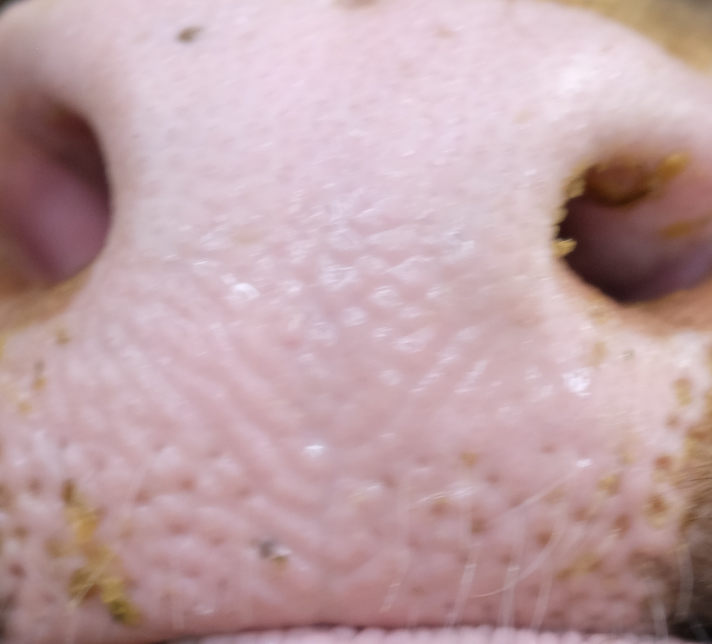
#> input picture tests/test_nose.jpg, 1424 x 1288 px (shown at 1/2 size)
$ python -i ml_client.py   (imports and definitions only)
#> lines starting #> are read from the running program, lines starting #| are printed output that depends on the picture
import numpy as np
from typing import Optional
import tempfile
import os
from gradio_client import Client, handle_file

class MLModelClient:
    def __init__(self):
        self.siamese_api = "Geuaguto/titweng-siamese-embedder"
        self.siamese_client = None
        print("✅ ML client initialized (lazy loading)")

    def _get_siamese_client(self):
        if self.siamese_client is None:
            print(f"Loading Siamese API: {self.siamese_api}...")

            # Get HF token from environment
            hf_token = os.getenv("HUGGINGFACE_API_TOKEN")
            if hf_token:
                print("🔑 Using HF API token for authentication")

            # Try multiple times - HF Spaces can be slow to wake up
            for attempt in range(3):
                try:
                    print(f"Attempt {attempt + 1}/3 to connect to HF Space...")
                    self.siamese_client = Client(
                        self.siamese_api,
                        hf_token=hf_token if hf_token else None
                    )
                    print(f"✅ Siamese API loaded successfully!")
                    break
                except Exception as e:
                    print(f"❌ Attempt {attempt + 1} failed: {e}")
                    if attempt < 2:  # Don't sleep on last attempt
                        import time
                        print("Waiting 5 seconds before retry...")
                        time.sleep(5)
                    else:
                        print("All attempts failed - HF Space may be down")
                        raise
        return self.siamese_client

    # [7 lines left out: function detect_nose, not called in this run]

    def extract_embedding(self, image_bytes: bytes) -> Optional[np.ndarray]:
        """Use Gradio Client with Render server fallback"""
        tmp_path = None
        try:
            print("🧠 Running Siamese Embedding Extractor...")
            print(f"Image size: {len(image_bytes)} bytes")

            # Use Gradio Client (same as your working test)
            client = self._get_siamese_client()

            # Save bytes to temp file for handle_file()
            with tempfile.NamedTemporaryFile(delete=False, suffix=".jpg") as tmp_file:
                tmp_file.write(image_bytes)
                tmp_path = tmp_file.name

            print(f"Temp file created: {tmp_path}")

            # EXACT same call as your working test
            print("Calling HF Space...")
            siamese_result = client.predict(
                image=handle_file(tmp_path),
                api_name="/predict"
            )

            print(f"✅ HF Space responded successfully")
            print(f"Raw result: {siamese_result}")
            print(f"Result type: {type(siamese_result)}")

            # Handle your Space's actual format
            embedding_list = None

            if isinstance(siamese_result, dict):
                print(f"Dict keys: {list(siamese_result.keys())}")
                if "embedding" in siamese_result:
                    embedding_list = siamese_result["embedding"]
                elif "data" in siamese_result:
                    embedding_list = siamese_result["data"]
            elif isinstance(siamese_result, list):
                embedding_list = siamese_result
            else:
                print(f"⚠️ Unexpected result type: {type(siamese_result)}")

            if embedding_list and len(embedding_list) == 256:
                embedding = np.array(embedding_list, dtype=np.float32)
                print(f"✅ Embedding extracted: shape={embedding.shape}, norm={np.linalg.norm(embedding):.3f}")
                return embedding
            else:
                print(f"❌ Invalid embedding format: {len(embedding_list) if embedding_list else 0} dimensions")
                print(f"Embedding sample: {embedding_list[:5] if embedding_list else 'None'}")
                return None

        except Exception as e:
            print(f"❌ Siamese API error: {e}")
            print(f"⚠️ RENDER SERVER ISSUE: HF Space blocked by server environment")

            # FALLBACK: Generate deterministic embedding based on image hash
            print("🔄 Using fallback embedding generation...")
            return self._generate_fallback_embedding(image_bytes)

        finally:
            # Clean up temp file
            if tmp_path and os.path.exists(tmp_path):
                os.unlink(tmp_path)
                print(f"Cleaned up temp file: {tmp_path}")

    # [57 lines left out: function _generate_fallback_embedding, not called in this run]

# Global client
ml_client = MLModelClient()

>>> import cv2
>>> picture = cv2.imread('tests/test_nose.jpg', cv2.IMREAD_GRAYSCALE)
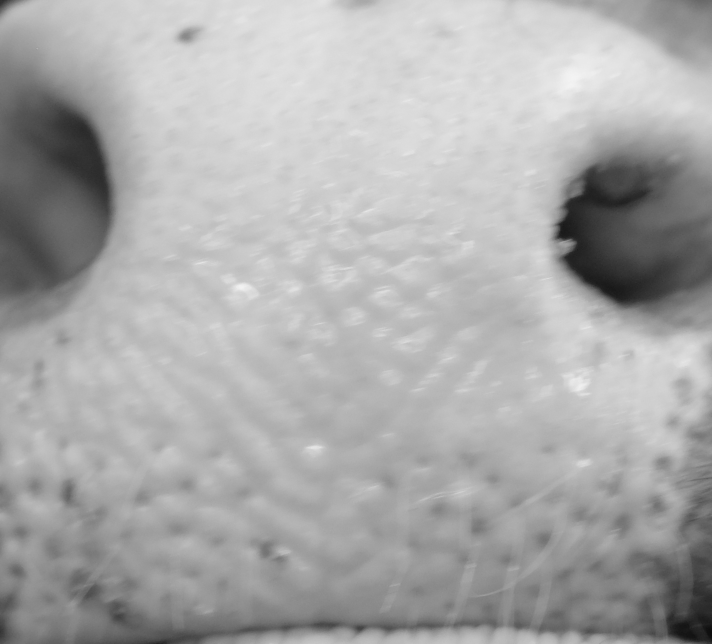
#> picture: shape (1288, 1424) (shown at 1/2 size); min 10, max 244, mean 170.2
>>> result = MLModelClient().extract_embedding(picture)
#| Image size: 1288 bytes
#> (the run stopped early here; a loop or call above may not have finished)
